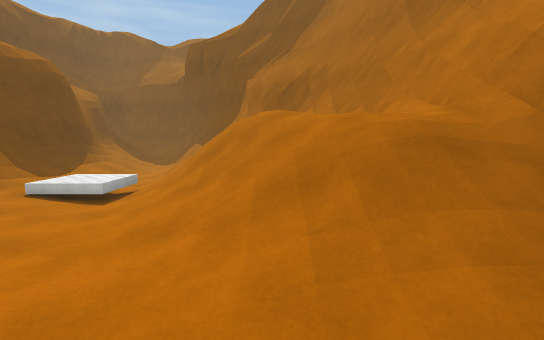
view 1 (above)

13 first-person views from a walk through a Unity game level. The camera is 1.5 m above the floor, tilts 6° down and sees 85° across. The floor is counted in squares, 1 m on a side. Each view is taken from the middle of a square. On the plan, view 1 faces up. The plan holds only what a view shows up to about 15 squares ahead; the rest is blank. The place goes on beyond the plan. The player character is not drawn. Surface patterns are stand-ins for the level's own textures.

view 2
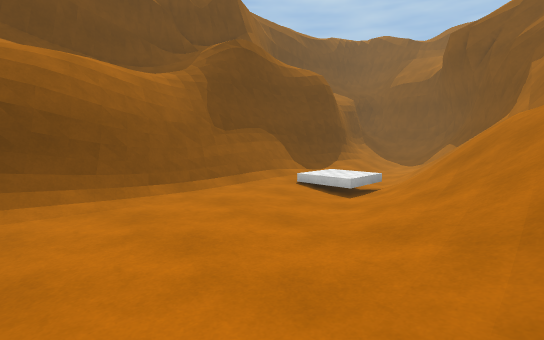

view 3
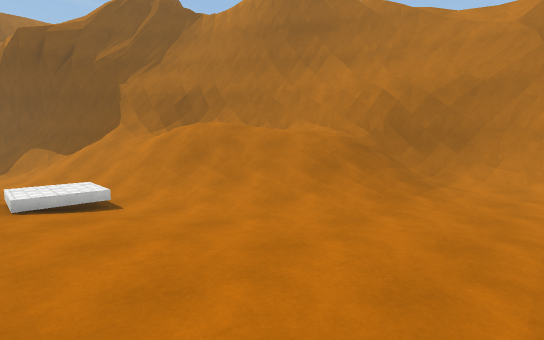

view 4
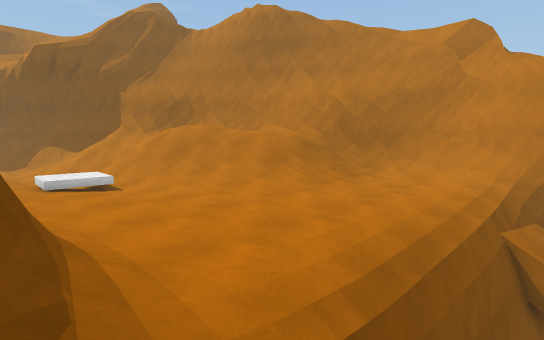

view 5
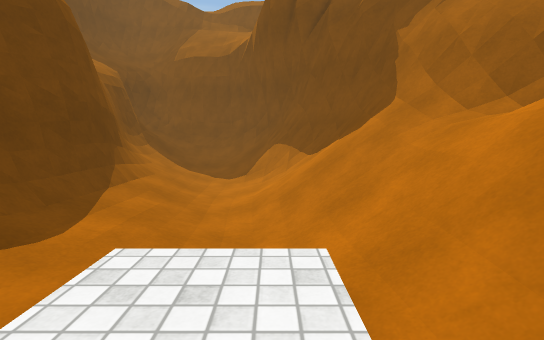

view 6
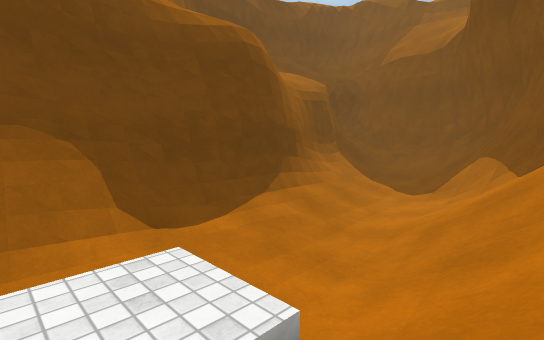

view 7
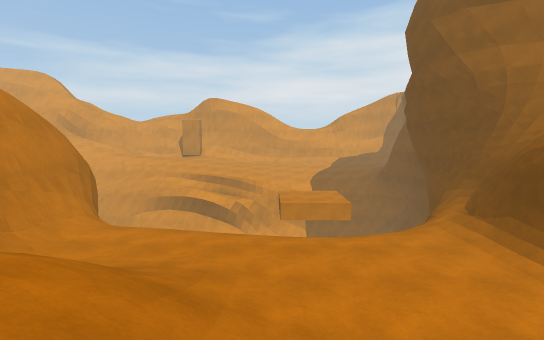

view 8
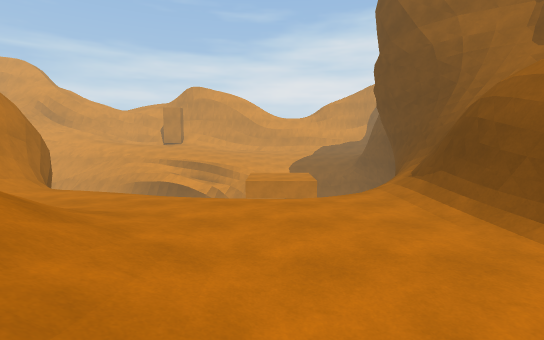

view 9
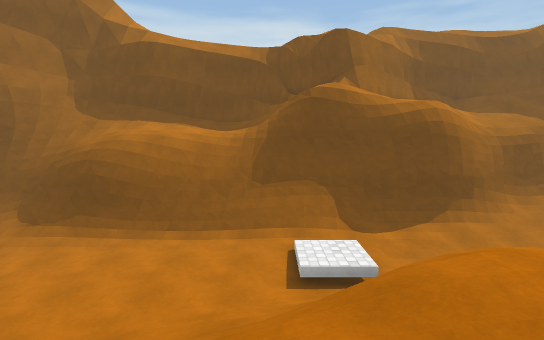

view 10
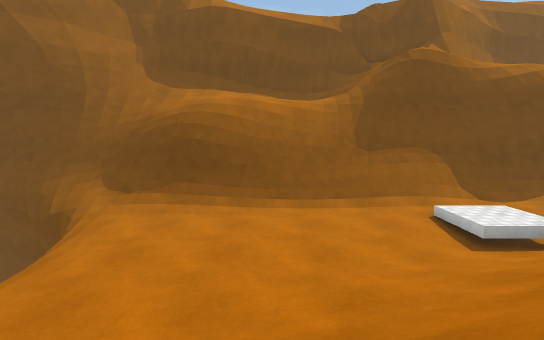

view 11
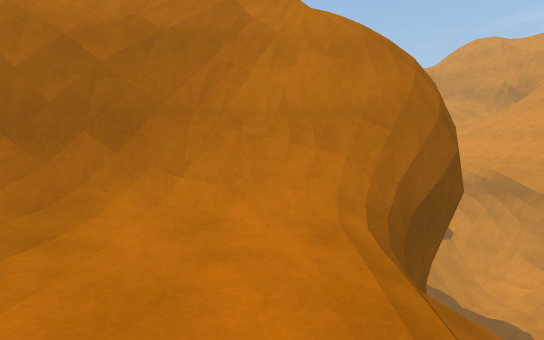

view 12
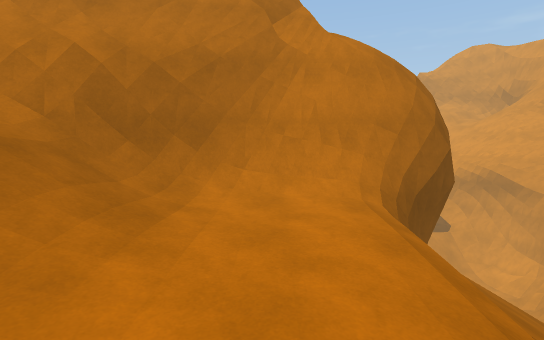

view 13
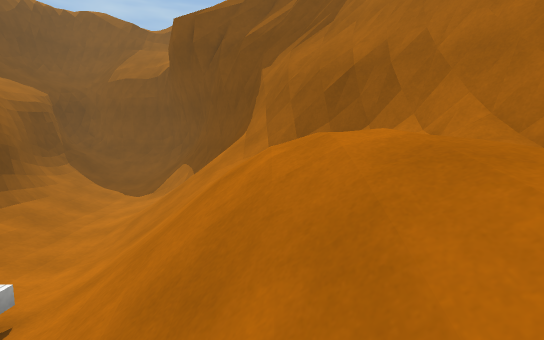

### Floor plan
Key: @ floor where view 1 was taken; # wall or solid block; . main floor; : floor 0.25 m higher than the main floor; - floor 0.25 m lower than the main floor; _ floor 0.5 m lower than the main floor; < floor 0.75 m lower than the main floor; ( floor 1.5 m lower than the main floor; + floor 1.75 m higher than the main floor; * floor 2 m higher than the main floor; ! floor 2 m lower than the main floor; % floor 2.25 m higher than the main floor; & floor 2.5 m higher than the main floor; ? floor 2.5 m lower than the main floor; / step, stairs or slope; = window, fence, low wall or low ledge; v drop or lower ground.
Columns run from 11 left of view 1 to 8 right of it. Each row starts with its distance up from view 1.
 22 #######
 21 #////##
 20 #=////##
 19 #=////=#
 18 ##//-/=##
 17  #//_-//##
 16  ##/-_//=##
 15  ##//_///###
 14   #//_////###
 13   #//_////=###
 12   #//__///+*=##
 11   #//__////%/##
 10   #/.-_////&&=##
  9   #/.--/////%/##
  8   #=..-.////% =#
  7   #=...-////* /##
  6   #=.....////*/##
  5   #=.....//////=#
  4   ##....../////=##
  3   ##......://///##
  2    #/......:////=#
  1    #/..........:/#
  0    #/......@..../#
 -1   ##/.........../#
 -2   ##/.///////-../#
 -3  ##//vvvvvvvv<<_/##
 -4  ##/v      vv(((v##
 -5  #=v          !!vv##
 -6  #=v           ?v v#
 -7  #v

Where each view was taken, in squares from view 1:
view 1: 0 up, 0 right, facing up
view 2: 0 up, 0 right, facing up-left
view 3: 1 down, 7 left, facing up-right
view 4: 4 down, 8 left, facing up-right
view 5: 7 up, 5 left, facing up
view 6: 8 up, 3 left, facing up-left
view 7: 8 up, 1 left, facing down
view 8: 8 up, 3 left, facing down
view 9: 7 up, 3 right, facing left
view 10: 3 up, 2 right, facing left
view 11: 1 down, 0 right, facing right
view 12: 0 up, 2 left, facing right
view 13: 6 up, 1 left, facing up
